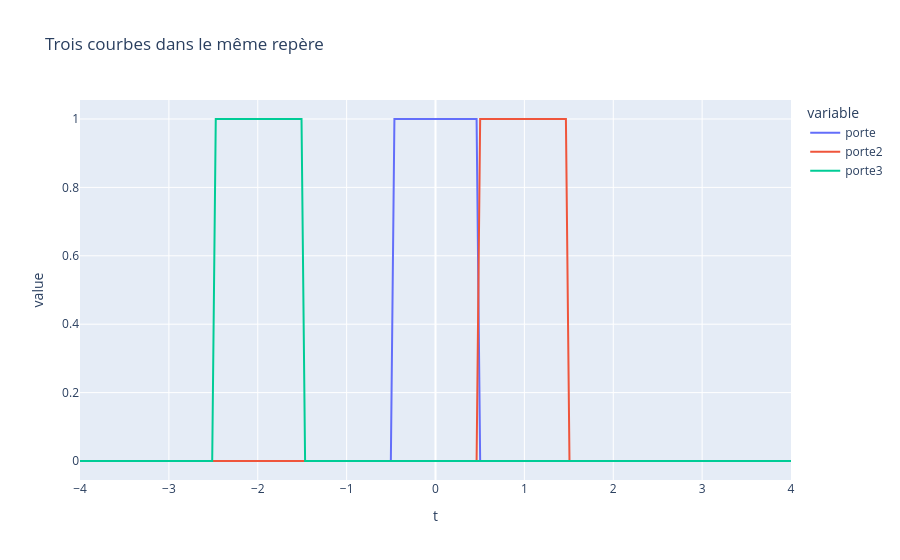

Here is the notebook cell this chart was saved with:
### Code cell
porte = mana.porte(t)
porte2 = mana.porte(t-1)
porte3 = mana.porte(t+2)

df=pd.DataFrame({"t":t,"porte":porte,"porte2":porte2,"porte3":porte3})

fig = px.line(df, x="t", y=["porte","porte2","porte3"], title = "Trois courbes dans le même repère")
fig.show()

### Figure 1 — Plotly figure (JSON) as saved in the notebook; plotly's stock layout.template omitted (floating-point values rounded to 4 significant figures; data arrays with more than 128 entries replaced by an {"elided": "..."} marker saying what was removed)
{"data": [{"hovertemplate": "variable=porte<br>t=%{x}<br>value=%{y}<extra></extra>", "legendgroup": "porte", "line": {"color": "#636efa", "dash": "solid"}, "marker": {"symbol": "circle"}, "mode": "lines", "name": "porte", "orientation": "v", "showlegend": true, "type": "scatter", "x": {"elided": "200 float values"}, "xaxis": "x", "y": {"elided": "200 int values"}, "yaxis": "y"}, {"hovertemplate": "variable=porte2<br>t=%{x}<br>value=%{y}<extra></extra>", "legendgroup": "porte2", "line": {"color": "#EF553B", "dash": "solid"}, "marker": {"symbol": "circle"}, "mode": "lines", "name": "porte2", "orientation": "v", "showlegend": true, "type": "scatter", "x": {"elided": "200 float values"}, "xaxis": "x", "y": {"elided": "200 int values"}, "yaxis": "y"}, {"hovertemplate": "variable=porte3<br>t=%{x}<br>value=%{y}<extra></extra>", "legendgroup": "porte3", "line": {"color": "#00cc96", "dash": "solid"}, "marker": {"symbol": "circle"}, "mode": "lines", "name": "porte3", "orientation": "v", "showlegend": true, "type": "scatter", "x": {"elided": "200 float values"}, "xaxis": "x", "y": {"elided": "200 int values"}, "yaxis": "y"}], "layout": {"legend": {"title": {"text": "variable"}, "tracegroupgap": 0}, "title": {"text": "Trois courbes dans le même repère"}, "xaxis": {"anchor": "y", "domain": [0, 1], "title": {"text": "t"}}, "yaxis": {"anchor": "x", "domain": [0, 1], "title": {"text": "value"}}}}
